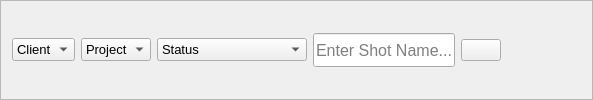
                        <widget class="QFrame" name="all_shots_topFrame_2">
                         <property name="frameShape">
                          <enum>QFrame::StyledPanel</enum>
                         </property>
                         <property name="frameShadow">
                          <enum>QFrame::Raised</enum>
                         </property>
                         <layout class="QHBoxLayout" name="horizontalLayout_11">
                          <item>
                           <widget class="QComboBox" name="t_cli_sel_cb">
                            <property name="font">
                             <font>
                              <pointsize>10</pointsize>
                             </font>
                            </property>
                            <property name="toolTip">
                             <string>Select Client</string>
                            </property>
                            <item>
                             <property name="text">
                              <string>Client</string>
                             </property>
                            </item>
                           </widget>
                          </item>
                          <item>
                           <widget class="QComboBox" name="t_pro_sel_cb">
                            <property name="font">
                             <font>
                              <pointsize>10</pointsize>
                             </font>
                            </property>
                            <property name="toolTip">
                             <string>Select Project</string>
                            </property>
                            <item>
                             <property name="text">
                              <string>Project</string>
                             </property>
                            </item>
                           </widget>
                          </item>
                          <item>
                           <widget class="QComboBox" name="t_status_sel_cb">
                            <property name="minimumSize">
                             <size>
                              <width>150</width>
                              <height>0</height>
                             </size>
                            </property>
                            <property name="font">
                             <font>
                              <pointsize>10</pointsize>
                             </font>
                            </property>
                            <property name="toolTip">
                             <string>Select Status</string>
                            </property>
                            <item>
                             <property name="text">
                              <string>Status</string>
                             </property>
                            </item>
                           </widget>
                          </item>
                          <item>
                           <widget class="QLineEdit" name="task_search_lineEdit">
                            <property name="minimumSize">
                             <size>
                              <width>0</width>
                              <height>34</height>
                             </size>
                            </property>
                            <property name="font">
                             <font>
                              <pointsize>12</pointsize>
                             </font>
                            </property>
                            <property name="styleSheet">
                             <string notr="true"/>
                            </property>
                            <property name="frame">
                             <bool>true</bool>
                            </property>
                            <property name="placeholderText">
                             <string>Enter Shot Name...</string>
                            </property>
                           </widget>
                          </item>
                          <item>
                           <widget class="QPushButton" name="task_search_btn">
                            <property name="cursor">
                             <cursorShape>PointingHandCursor</cursorShape>
                            </property>
                            <property name="text">
                             <string/>
                            </property>
                            <property name="icon">
                             <iconset resource="files.qrc">
                              <normaloff>:/16x16/icons/16x16/cil-find-in-page.png</normaloff>:/16x16/icons/16x16/cil-find-in-page.png</iconset>
                            </property>
                            <property name="iconSize">
                             <size>
                              <width>24</width>
                              <height>24</height>
                             </size>
                            </property>
                            <property name="shortcut">
                             <string>Return</string>
                            </property>
                           </widget>
                          </item>
                          <item>
                           <spacer name="horizontalSpacer_8">
                            <property name="orientation">
                             <enum>Qt::Horizontal</enum>
                            </property>
                            <property name="sizeHint" stdset="0">
                             <size>
                              <width>40</width>
                              <height>20</height>
                             </size>
                            </property>
                           </spacer>
                          </item>
                          <item>
                           <spacer name="horizontalSpacer_9">
                            <property name="orientation">
                             <enum>Qt::Horizontal</enum>
                            </property>
                            <property name="sizeHint" stdset="0">
                             <size>
                              <width>40</width>
                              <height>20</height>
                             </size>
                            </property>
                           </spacer>
                          </item>
                         </layout>
                        </widget>
